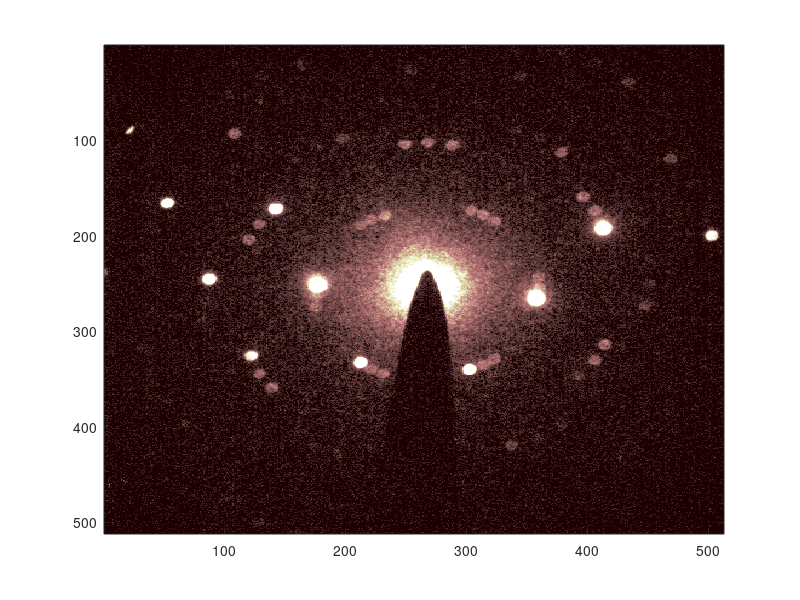

MATLAB code for this plot: (Note: this script raises an error after producing the figure.)
% testCutROI.m
%
% Script for testing the function cutROI.m

addpath('/Users/nathanaelkazmierczak/Dropbox/NPKHardDriveBackupFall2017/workspace/BediakoResearch/matlab4DSTEM');
load('08272019testingCutROI.mat')

figure; image(uint8(firstDP),'CDataMapping','Scaled'); colormap pink;
index_choice = [0,1];
window_width = 15;
% first_graphene_disks = fliplr(first_graphene_disks);  % because they were saved as x,y rather than I,J
[ roicut, Irangecut, Jrangecut ] = cutROI( firstDP, first_graphene_disks, hk_graphene1, index_choice, window_width );
Irangecut
Jrangecut
figure; image(uint8(roicut),'CDataMapping','Scaled'); colormap pink;

